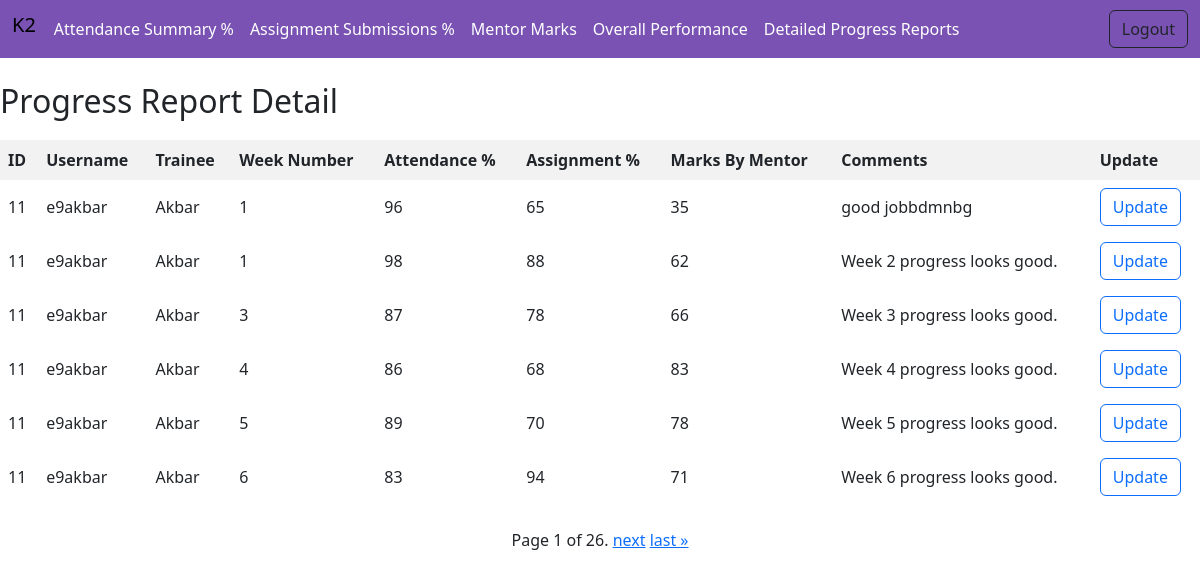
The app's page /students/ (signed in) with its own data.
### progress_tracker/models.py (models this page shows, shortened)
class ProgressReport(models.Model):
    trainee = models.ForeignKey(Trainee, on_delete=models.CASCADE)
    week_number = models.PositiveIntegerField()
    attendance = models.PositiveIntegerField()
    assignment = models.PositiveIntegerField()
    marks = models.PositiveIntegerField()
    comments = models.TextField()

class Trainee(models.Model):
    id = models.AutoField(primary_key=True)
    username = models.CharField(max_length=50)
    name = models.CharField(max_length=100)

### progress_tracker/views.py (the view)
# urls.py: path("students/", StudentListView.as_view(), name="student_list"),
class StudentListView(LoginRequiredMixin, ListView):
    model = ProgressReport
    template_name = "progress_tracker/student_list.html"
    context_object_name = "progress_reports"
    paginate_by = 6
    def get_queryset(self):
        queryset = super().get_queryset()
        return queryset.select_related("trainee")
    def get_context_data(self, **kwargs):
        context = super().get_context_data(**kwargs)
        context["trainees"] = Trainee.objects.all()
        return context

### progress_tracker/templates/progress_tracker/student_list.html (shortened to what this page needs)
<!DOCTYPE html>
<html lang="en">
<head>
    <link href="https://cdn.jsdelivr.net/npm/bootstrap@5.3.2/dist/css/bootstrap.min.css" rel="stylesheet">
</head>
<body>
   {% extends "progress_tracker/base.html" %}
   {% block content %}
<div p-3>
    <h2>Progress Report Detail</h2>
    <table>
        <tr>
            <th>ID</th>
            <th>Username</th>
            <th>Trainee</th>
            <th>Week Number</th>
            <th>Attendance %</th>
            <th>Assignment %</th>
            <th>Marks By Mentor</th>
            <th>Comments</th>
            <th>Update</th>
        </tr>
        {% for progress_report in progress_reports %}
            <tr>
                <td>{{ progress_report.trainee.id }}</td>
                <td>{{ progress_report.trainee.username }}</td>
                <td>{{ progress_report.trainee.name }}</td>
                <td>{{ progress_report.week_number }}</td>
                <td>{{ progress_report.attendance }}</td>
                <td>{{ progress_report.assignment }}</td>
                <td>{{ progress_report.marks }}</td>
                <td>{{ progress_report.comments }}</td>
                <td>
                    <a href="{% url 'progress_tracker:update_progress_report' progress_report.pk %}" class="btn btn-outline-primary">Update</a>
                </td>
            </tr>
        {% endfor %}
    </table>
     <div class="d-flex justify-content-center">
    <div class="pagination">
        <span class="step-links">
            <span class="current">
                Page {{ page_obj.number }} of {{ page_obj.paginator.num_pages }}.
            </span>
            {% if page_obj.has_next %}
                <a href="?page={{ page_obj.next_page_number }}"     class="btn-outline-primary">next</a>
                <a href="?page={{ page_obj.paginator.num_pages }}"  class="btn-outline-primary">last &raquo;</a>
            {% endif %}
        </span>
    </div>
</div>
    {% endblock %}

### progress_tracker/templates/progress_tracker/student_list.html (style rules this page uses)
table { width: 100%; border-collapse: collapse; margin-top: 20px; }
th, td { border: 1px solid #ddd; padding: 8px; text-align: left; }
th { background-color: #f2f2f2; }

### records on screen
ProgressReport: trainee.id "11", trainee.username "e9akbar", trainee.name "Akbar", week_number "1", attendance "96", assignment "65", marks "35", comments "good jobbdmnbg"
ProgressReport: trainee.id "11", trainee.username "e9akbar", trainee.name "Akbar", week_number "1", attendance "98", assignment "88", marks "62", comments "Week 2 progress looks good."
ProgressReport: trainee.id "11", trainee.username "e9akbar", trainee.name "Akbar", week_number "3", attendance "87", assignment "78", marks "66", comments "Week 3 progress looks good."
ProgressReport: trainee.id "11", trainee.username "e9akbar", trainee.name "Akbar", week_number "4", attendance "86", assignment "68", marks "83", comments "Week 4 progress looks good."
ProgressReport: trainee.id "11", trainee.username "e9akbar", trainee.name "Akbar", week_number "5", attendance "89", assignment "70", marks "78", comments "Week 5 progress looks good."
ProgressReport: trainee.id "11", trainee.username "e9akbar", trainee.name "Akbar", week_number "6", attendance "83", assignment "94", marks "71", comments "Week 6 progress looks good."

### other values on screen
{{ page_obj.number }} "1"
{{ page_obj.paginator.num_pages }} "26"
